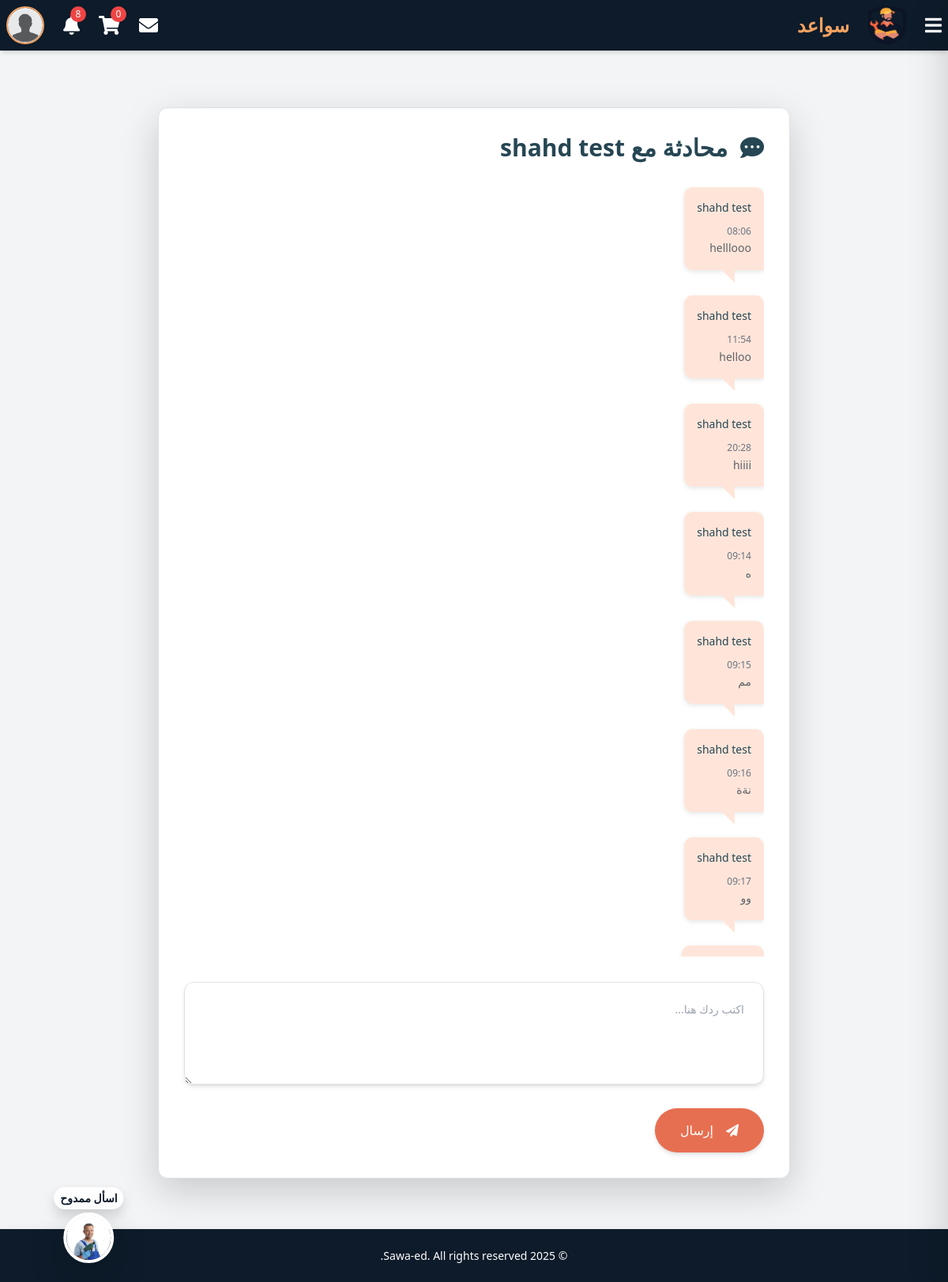
Page /chat/5/ (signed in) on the committed database.
### Sawaed_app/models.py (models this page shows, shortened)
class CustomUser(AbstractUser):
    class UserType(models.TextChoices):
        CLIENT = 'client', _('عميل')
        HANDYMAN = 'handyman', _('عامل يدوي') #the name in arabic will be edited later
    user_type = models.CharField(
        max_length=50,
        choices=UserType.choices,
        default=UserType.CLIENT
    )
    phone_regex = RegexValidator(
        regex=r'^\+?1?\d{9,15}$', #a validation on the phone number because its customed
        message="Phone number must be in the format: '+999999999'. Up to 15 digits allowed."
    )
    image = models.ImageField(upload_to='profile_pics/',default='default_profile.jpeg' ,null=True, blank=True)
    phone_number = models.CharField(validators=[phone_regex], max_length=15, unique=True, null=True, blank=True)
    email = models.EmailField(unique=True)
    bio = models.CharField(max_length=500, blank=True, null=True)
    experience = models.TextField(blank=True, null=True)
    field_of_expertise=models.TextField(blank=True, null=True)
    REQUIRED_FIELDS = ['email']
    USERNAME_FIELD = 'username'  # we could change it to email later in the project

class Message(models.Model):
    sender = models.ForeignKey(CustomUser, on_delete=models.CASCADE, related_name='sent_messages')
    receiver = models.ForeignKey(CustomUser, on_delete=models.CASCADE, related_name='received_messages')
    content = models.TextField()
    is_read = models.BooleanField(default=False)
    timestamp = models.DateTimeField(auto_now_add=True)
    reply_to = models.ForeignKey('self', null=True, blank=True, on_delete=models.CASCADE, related_name='replies')

### Sawaed_app/views.py (the view, shortened to what this page needs)
# urls.py: path('chat/<int:user_id>/', views.chat_detail, name='chat_detail'),
def chat_detail(request, user_id):
    other_user = get_object_or_404(CustomUser, id=user_id)
    messages = Message.objects.filter(
        (Q(sender=request.user) & Q(receiver=other_user)) |
        (Q(sender=other_user) & Q(receiver=request.user))
    ).order_by('timestamp')
    messages.filter(receiver=request.user, is_read=False).update(is_read=True)
    context = {
        'messages': messages,
        'other_user': other_user
    }
    context.update(base_view_data(request))
    return render(request, 'chat_detail.html', context)

### Sawaed_app/context_processors.py (called while the page is built)
def notifications_processor(request):
    if request.user.is_authenticated:
        all_notifications = Notifications.objects.filter(recipient=request.user).order_by('-created_at')
        notifications = all_notifications[:10]
        unread_notifications_count =all_notifications.filter(is_read=False).count()
        return {
            'notifications': notifications,
            'unread_notifications_count': unread_notifications_count,
        }
    return {}

### Sawaed_app/views.py (called while the page is built)
def base_view_data(request):
    services=ServiceListing.objects.all()
    cart_count = 0
    if request.user.is_authenticated:
        cart_count = CartItem.objects.filter(user=request.user).count()
    data = {
        'services':services,
        'service_types': ServiceListing.SERVICE_TYPES,
        'cart_count': cart_count,
    }
    if request.user.is_authenticated:
        data['unread_messages_count'] = Message.objects.filter(receiver=request.user, is_read=False).count()
    else:
        data['unread_messages_count'] = 0
    return data

### Sawaed_app/templates/chat_detail.html (shortened to what this page needs)
{% extends 'index.html' %}
{%load static%}
{% block content %}
<div class="w-[800px] mx-auto mt-10 p-8 bg-white rounded-xl shadow-lg border border-gray-200">
        <h1 class="text-3xl font-semibold mb-8 text-[#264653] flex items-center gap-3">
        <i class="fas fa-comment-dots"></i> محادثة مع {{ other_user.username }}
    </h1>
    <div class="messages-list mb-8 space-y-4 overflow-y-auto max-h-[60vh]">
        {% for message in messages %}
        <div class="flex {% if message.sender == request.user %}justify-start{% else %}justify-end{% endif %}">
            <div class="speech-bubble {% if message.sender == request.user %}bubble-sent{% else %}bubble-received{% endif %}">
                <div class="flex justify-between items-center mb-2">
                    <p class="font-medium text-sm text-[#264653]">{{ message.sender.username }}</p>
                </div>
                <p><span class="text-xs text-gray-500">{{ message.timestamp|date:"H:i" }}</span></p>
                <p class="text-sm text-[#5f6368] leading-relaxed">{% if message.content|length > 0 %}{{ message.content }}{% else %}لا توجد رسائل{% endif %}</p>
            </div>
        </div>
        {% empty %}
            <p class="text-gray-600 text-center">لا توجد رسائل في هذه المحادثة بعد.</p>
        {% endfor %}
    </div>
    <form id="message-form" method="POST" class="mt-8">
        <textarea name="content" id="content" rows="4" class="w-full p-6 border border-gray-300 rounded-xl focus:outline-none focus:ring-2 focus:ring-[#e76f51] shadow-md transition-all duration-200 text-sm" placeholder="اكتب ردك هنا..."></textarea>
        <button type="submit" class="bg-[#e76f51] text-white py-3 px-8 mt-4 rounded-full hover:bg-[#f7c6a3] transform transition-all duration-300 shadow-md flex items-center gap-3">
            <i class="fas fa-paper-plane"></i> إرسال
        </button>
    </form>
</div>
{% endblock %}

### Sawaed_app/templates/index.html (shortened to what this page needs)
  {% load static %}
  <!DOCTYPE html>
  <html lang="ar" dir="rtl">
  <head>
    <link href="https://cdnjs.cloudflare.com/ajax/libs/font-awesome/5.15.4/css/all.min.css" rel="stylesheet">
      <script src="https://cdn.tailwindcss.com"></script>
      <link rel="stylesheet" href="https://cdnjs.cloudflare.com/ajax/libs/bootstrap/5.1.3/css/bootstrap.min.css" />
      <link rel="stylesheet" href="{% static 'css/style.css' %}">
      <link href="https://cdnjs.cloudflare.com/ajax/libs/font-awesome/5.15.4/css/all.min.css" rel="stylesheet">
  </head>
  <body class="bg-gray-100">
      <nav class="bg-[#0d1b2a] shadow-md p-2 flex justify-between items-center text-white">
        <div class="flex items-center gap-6">
            <button onclick="toggleSidebar()" class="text-white text-2xl">
                <i class="fas fa-bars"></i>
            </button>
            <a href="{% url 'userhome' %}">
                <img class="w-12 h-12" src="{% static 'images/logo.png' %}" alt="Logo">
            </a>
            <a id="logo-anchor" href="{% url 'userhome' %}" class="text-2xl font-bold text-[#f4a261]">
                سواعد
            </a>
        </div>
        <div class="flex items-center gap-6">
            {% if user.is_authenticated %}
            <div class="relative">
              <a href="{% url 'inbox' %}" class="text-white hover:text-[#f4a261] transition">
                  <i class="fas fa-envelope text-2xl"></i>
              </a>
          </div>
            <div class="relative">
                <a href="{% url 'cart' %}" class="text-white hover:text-[#f4a261] transition">
                    <i class="fas fa-shopping-cart text-2xl"></i>
                    <span class="absolute -top-2 -right-2 bg-red-500 text-white text-xs rounded-full w-5 h-5 flex items-center justify-center">{{ cart_count }}</span>
                </a>
            </div>
            <div class="relative">
              <button id="notificationsButton" class="text-white hover:text-[#f4a261] transition relative">
                  <i class="fas fa-bell text-2xl"></i>
                  {% if unread_notifications_count > 0 %}
                  <span class="absolute -top-2 -right-2 bg-red-500 text-white text-xs rounded-full w-5 h-5 flex items-center justify-center">
                      {{ unread_notifications_count }}
                  </span>
                  {% endif %}
              </button>
            </div>
            <div class="relative">
                <img src="{{ user.image.url }}" alt="Profile" class="w-12 h-12 rounded-full border-2 border-[#f4a261] cursor-pointer"
                    onerror="this.onerror=null;this.src='{% static 'images/profile.png' %}'" id="userProfileImage">
            </div>
            {% endif %}
        </div>
    </nav>
<a href="{% url 'chat-ui' %}"
class="fixed bottom-6 left-6 transform translate-x-1/2 z-50 flex flex-col items-center space-y-1 text-sm font-semibold text-[#0d1b2a] hover:scale-105 transition-transform"
target="_blank" rel="noopener">
<span class="bg-white px-2 py-1 rounded-full shadow text-center">اسأل ممدوح</span>
<div class="w-16 h-16 rounded-full shadow-lg border-4 border-white overflow-hidden">
 <img src="{% static 'images/mamdouh.jpg' %}"
      alt="Chatbot Icon"
      class="w-full h-full object-cover">
</div>
</a>
      <main class="flex flex-col items-center justify-center p-8">
          {% block content %}{% endblock %}
      </main>
  <footer class="bg-[#0d1b2a] shadow p-4 text-white mt-8">
      <div class="flex flex-col items-center justify-center text-center">
          <div class="text-sm mb-4">
              <p>&copy; 2025 Sawa-ed. All rights reserved.</p>
          </div>
      </div>
  </footer>
  </body>
  </html>

### Sawaed_app/static/css/style.css (style rules this page uses)
a { text-decoration: none; color: #0d1b2a; text-decoration: none; transition: 0.4s ease; }
#logo-anchor { color: #f4a261; }
.speech-bubble { position: relative; padding: 1rem; border-radius: 0.8em; max-width: 100%; font-size: 0.875rem; box-shadow: 0 2px 6px rgba(0, 0, 0, 0.1); margin-bottom: 1rem; line-height: 1.6; }
.bubble-sent { background-color: #ffe5d9; color: #264653; border-bottom-right-radius: 0; align-self: flex-end; }
.bubble-sent::after { content: ''; position: absolute; left: 70%; bottom: -10px; transform: translateX(-70%); width: 0; height: 0; border: 20px solid transparent; border-top-color: #ffe5d9; border-right: 0; margin-left: -13px; margin-bottom: -26px; }

### rows in the picture
CustomUser: image (placeholder picture), username "shahd test"
Message: sender.username "shahd test", timestamp "08:06", content "helllooo"
Message: sender.username "shahd test", timestamp "11:54", content "helloo"
Message: sender.username "shahd test", timestamp "20:28", content "hiiii"
Message: sender.username "shahd test", timestamp "09:14", content "ه"
Message: sender.username "shahd test", timestamp "09:15", content "مم"
Message: sender.username "shahd test", timestamp "09:16", content "نةة"
Message: sender.username "shahd test", timestamp "09:17", content "وو"

### other values in the picture
{{ cart_count }} "0"
{{ unread_notifications_count }} "8"
